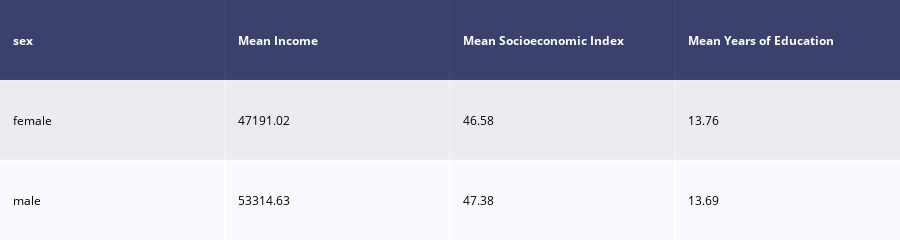

Notebook code for this chart:
### Markdown cell above
### 2. Exploratory Data Analysis & Visualization
In this section, we'll create the individual plots that will form the basis of our dashboard. Each visualization is designed to be interactive, allowing for deeper exploration of the data.

2.1. Overall Comparison: Key Economic Indicators
To start, let's look at a high-level comparison of mean income, socioeconomic status, and education levels between men and women in the survey.

### Code cell
# Group by sex and calculate means
summary_stats = gss_clean.groupby('sex')[['income','socioeconomic_index','education']].mean().reset_index()

# Round for presentation
summary_stats = summary_stats.round(2)

# Rename columns for clarity
summary_stats = summary_stats.rename(columns = {
    'income':'Mean Income',
    'socioeconomic_index':'Mean Socioeconomic Index',
    'education':'Mean Years of Education'
})

# Create the interactive table
table_fig = ff.create_table(summary_stats)
table_fig.show()

### Figure 1 — Plotly figure (JSON) as saved in the notebook; plotly's stock layout.template omitted (floating-point values rounded to 4 significant figures)
{"data": [{"colorscale": [[0, "#00083e"], [0.5, "#ededee"], [1, "#ffffff"]], "hoverinfo": "none", "opacity": 0.75, "showscale": false, "type": "heatmap", "z": [[0, 0, 0, 0], [0.5, 0.5, 0.5, 0.5], [1, 1, 1, 1]]}], "layout": {"annotations": [{"align": "left", "font": {"color": "#ffffff"}, "showarrow": false, "text": "<b>sex</b>", "x": -0.45, "xanchor": "left", "xref": "x", "y": 0, "yref": "y"}, {"align": "left", "font": {"color": "#ffffff"}, "showarrow": false, "text": "<b>Mean Income</b>", "x": 0.55, "xanchor": "left", "xref": "x", "y": 0, "yref": "y"}, {"align": "left", "font": {"color": "#ffffff"}, "showarrow": false, "text": "<b>Mean Socioeconomic Index</b>", "x": 1.55, "xanchor": "left", "xref": "x", "y": 0, "yref": "y"}, {"align": "left", "font": {"color": "#ffffff"}, "showarrow": false, "text": "<b>Mean Years of Education</b>", "x": 2.55, "xanchor": "left", "xref": "x", "y": 0, "yref": "y"}, {"align": "left", "font": {"color": "#000000"}, "showarrow": false, "text": "female", "x": -0.45, "xanchor": "left", "xref": "x", "y": 1, "yref": "y"}, {"align": "left", "font": {"color": "#000000"}, "showarrow": false, "text": "47191.02", "x": 0.55, "xanchor": "left", "xref": "x", "y": 1, "yref": "y"}, {"align": "left", "font": {"color": "#000000"}, "showarrow": false, "text": "46.58", "x": 1.55, "xanchor": "left", "xref": "x", "y": 1, "yref": "y"}, {"align": "left", "font": {"color": "#000000"}, "showarrow": false, "text": "13.76", "x": 2.55, "xanchor": "left", "xref": "x", "y": 1, "yref": "y"}, {"align": "left", "font": {"color": "#000000"}, "showarrow": false, "text": "male", "x": -0.45, "xanchor": "left", "xref": "x", "y": 2, "yref": "y"}, {"align": "left", "font": {"color": "#000000"}, "showarrow": false, "text": "53314.63", "x": 0.55, "xanchor": "left", "xref": "x", "y": 2, "yref": "y"}, {"align": "left", "font": {"color": "#000000"}, "showarrow": false, "text": "47.38", "x": 1.55, "xanchor": "left", "xref": "x", "y": 2, "yref": "y"}, {"align": "left", "font": {"color": "#000000"}, "showarrow": false, "text": "13.69", "x": 2.55, "xanchor": "left", "xref": "x", "y": 2, "yref": "y"}], "height": 140, "margin": {"b": 0, "l": 0, "r": 0, "t": 0}, "xaxis": {"dtick": 1, "gridwidth": 2, "showticklabels": false, "tick0": -0.5, "ticks": "", "zeroline": false}, "yaxis": {"autorange": "reversed", "dtick": 1, "gridwidth": 2, "showticklabels": false, "tick0": 0.5, "ticks": "", "zeroline": false}}}
